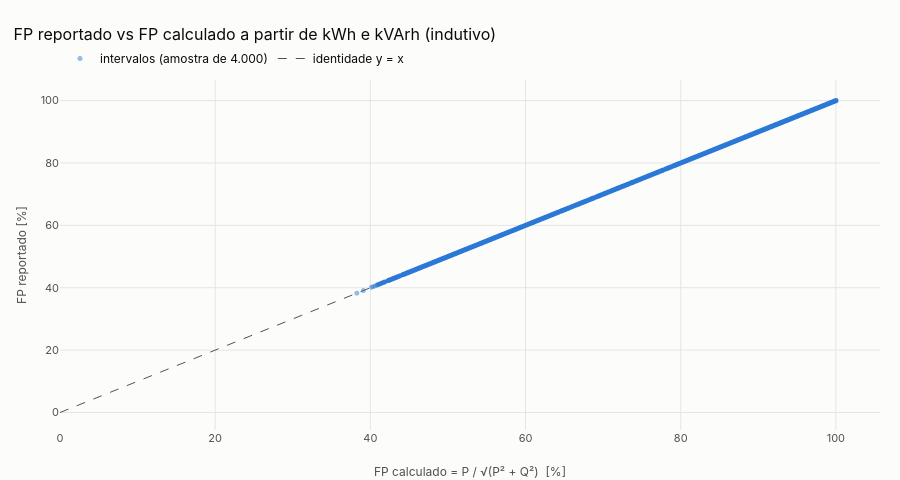

Write notebook code for a chart like this one.
### Markdown cell above
## 6. Colunas que são cópias disfarçadas do alvo

### Fator de potência é uma identidade matemática

Se o FP reportado for sempre igual a $P/\sqrt{P^2+Q^2}$, ele não é uma medição independente: é uma **conta feita sobre o próprio alvo**.

### Code cell
implied_lag = implied_power_factor(df["usage_kwh"], df["lagging_reactive_kvarh"])
residual = (implied_lag - df["lagging_power_factor"]).abs()
print(
    f"Diferença máxima entre FP calculado e FP reportado: {residual.max():.4f} pontos percentuais"
)
print("(o arredondamento em 2 casas decimais explica até 0,005)")

sample = df.assign(implied=implied_lag).dropna(subset=["implied"]).sample(4000, random_state=0)
fig = go.Figure(
    go.Scattergl(
        x=sample["implied"],
        y=sample["lagging_power_factor"],
        mode="markers",
        marker=dict(size=5, color=CATEGORICAL[0], opacity=0.5),
        name="intervalos (amostra de 4.000)",
    )
)
fig.add_trace(
    go.Scatter(
        x=[0, 100],
        y=[0, 100],
        mode="lines",
        line=dict(color=TEXT_SECONDARY, dash="dash", width=1),
        name="identidade y = x",
    )
)
fig.update_layout(
    title="FP reportado vs FP calculado a partir de kWh e kVArh (indutivo)",
    xaxis_title="FP calculado = P / √(P² + Q²)  [%]",
    yaxis_title="FP reportado [%]",
    hovermode="closest",
    height=480,
)
fig.show()

### Figure 1 — Plotly figure (JSON) as saved in the notebook; plotly's stock layout.template omitted (floating-point values rounded to 4 significant figures; data arrays with more than 128 entries replaced by an {"elided": "..."} marker saying what was removed)
{"data": [{"marker": {"color": "#2a78d6", "opacity": 0.5, "size": 5}, "mode": "markers", "name": "intervalos (amostra de 4.000)", "type": "scattergl", "x": {"elided": "4000 float values"}, "y": {"elided": "4000 float values"}}, {"line": {"color": "#52514e", "dash": "dash", "width": 1}, "mode": "lines", "name": "identidade y = x", "type": "scatter", "x": [0, 100], "y": [0, 100]}], "layout": {"height": 480, "hovermode": "closest", "title": {"text": "FP reportado vs FP calculado a partir de kWh e kVArh (indutivo)"}, "xaxis": {"title": {"text": "FP calculado = P / √(P² + Q²)  [%]"}}, "yaxis": {"title": {"text": "FP reportado [%]"}}}}
